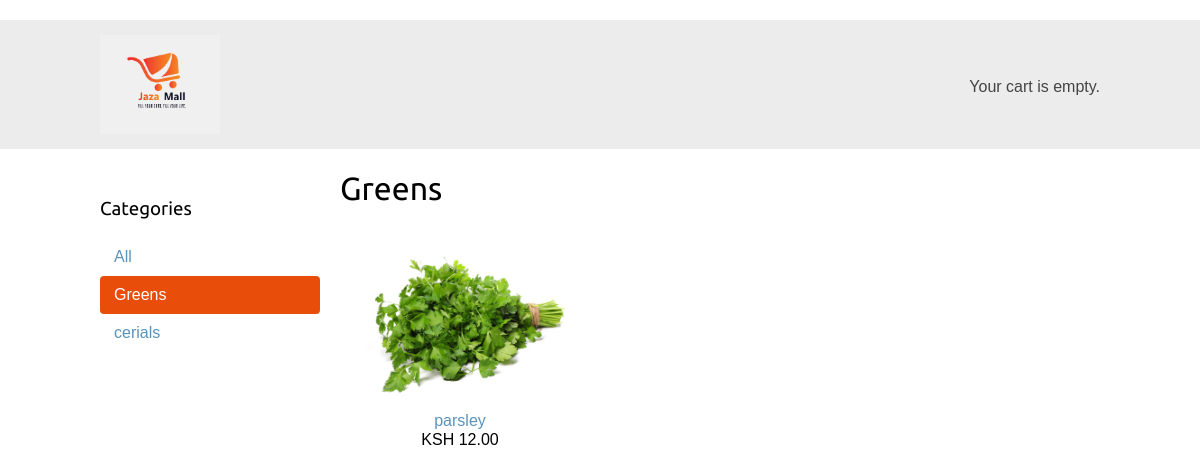
/greens/, run on the app's committed database.
### shop/models.py (models this page shows, shortened)
class Category(models.Model):
    name=models.CharField(max_length=200)
    slug=models.SlugField(max_length=200, unique=True)
    class Meta:
        ordering=['name']
        indexes=[
            models.Index(fields=['name']),
        ]
        verbose_name='category'
        verbose_name_plural='categories'
    def get_absolute_url(self):
        return reverse('shop:product_list_by_category', args=[self.slug])

class Product(models.Model):
    category = models.ForeignKey(Category,
                                 related_name= 'products',
                                 on_delete=models.CASCADE)
    name= models.CharField(max_length=200)
    slug= models.SlugField(max_length=200)
    image= models.ImageField(upload_to='products/%Y/%m/%d',
                             blank=True)
    description= models.TextField(blank=True)
    price_mn = MoneyField(max_digits=19, decimal_places=4, default_currency='KES', default=0.0)
    price = models.DecimalField(max_digits=10, decimal_places=2)
    available= models.BooleanField(default=True)
    created= models.DateTimeField(auto_now_add=True)
    updated = models.DateTimeField(auto_now=True)
    class Meta:
        ordering=['name']
        indexes=[
            models.Index(fields=['id','slug']),
            models.Index(fields=['name']),
            models.Index(fields=['-created']),
        ]
    def get_absolute_url(self):
        return reverse('shop:product_detail',
                       args=[self.id, self.slug])

### shop/views.py (the view)
# urls.py: path('', views.product_list, name='product_list'),
def product_list(request, category_slug=None):
    category=None
    categories= Category.objects.all()
    products= Product.objects.filter(available=True)
    if category_slug:
        category=get_object_or_404(Category,
                                   slug=category_slug)
        products=products.filter(category=category)
    context= {'category': category,
            'categories': categories,
            'products':products}
    return render(request,'shop/product/list.html', context)

### cart/cart.py (called while the page is built)
    def __len__(self):
        return sum(item['quantity'] for item in self.cart.values())

### cart/context_processors.py (called while the page is built)
def cart(request):
    return {'cart': Cart(request)}

### shop/templates/shop/product/list.html (shortened to what this page needs)
{% extends "shop/base.html" %}
{% load static %}
{% block content %}
 <div id="sidebar">
 <h3>Categories</h3>
 <ul>
 <li {% if not category %}class="selected"{% endif %}>
 <a href="{% url "shop:product_list" %}">All</a>
 </li>
 {% for c in categories %}
 <li {% if category.slug == c.slug %}class="selected"
 {% endif %}>
 <a href="{{ c.get_absolute_url }}">{{ c.name }}</a>
 </li>
 {% endfor %}
 </ul>
 </div>
 <div id="main" class="product-list">
 <h1>{% if category %}{{ category.name }}{% else %}Products
 {% endif %}</h1>
 {% for product in products %}
 <div class="item">
 <a href="{{ product.get_absolute_url }}">
 <img src="{% if product.image %}{{ product.image.url }}{% else %}{%static "img/no_image.png" %}{% endif %}">
 </a>
 <a href="{{ product.get_absolute_url }}">{{ product.name }}</a>
 <br>
 KSH {{ product.price }}
 </div>
 {% endfor %}
 </div>
{% endblock %}

### shop/static/css/base.css (style rules this page uses)
body { margin:0; padding:0; font-family:helvetica, sans-serif; }
h1, h2, h3, h4, h5 , h6 { font-family: 'Ubuntu', sans-serif; font-weight:normal; }
a { text-decoration:none; color:#5993bb; }
#sidebar { width:220px; padding:30px 20px 0 0; float:left; }
#sidebar ul { margin:0; padding:0; }
#sidebar ul li { margin:0; list-style:none; padding:10px 14px; }
#sidebar ul li a { display:block; }
#sidebar ul li.selected { background:#E84E0A; border-radius:4px; }
#sidebar ul li.selected a { color:#fff; }
#main { float:left; width: 96%; margin-right:-220px; overflow:hidden; }
.product-list .item { width:25%; padding:10px 20px 10px 0; float:left; text-align:center; line-height:1.2; }
.product-list .item img { width:100%; margin-bottom:8px; }

### data on the page
Category: name "Greens"
Category: name "cerials"
Product: image (picture), name "parsley", price "12.00"
